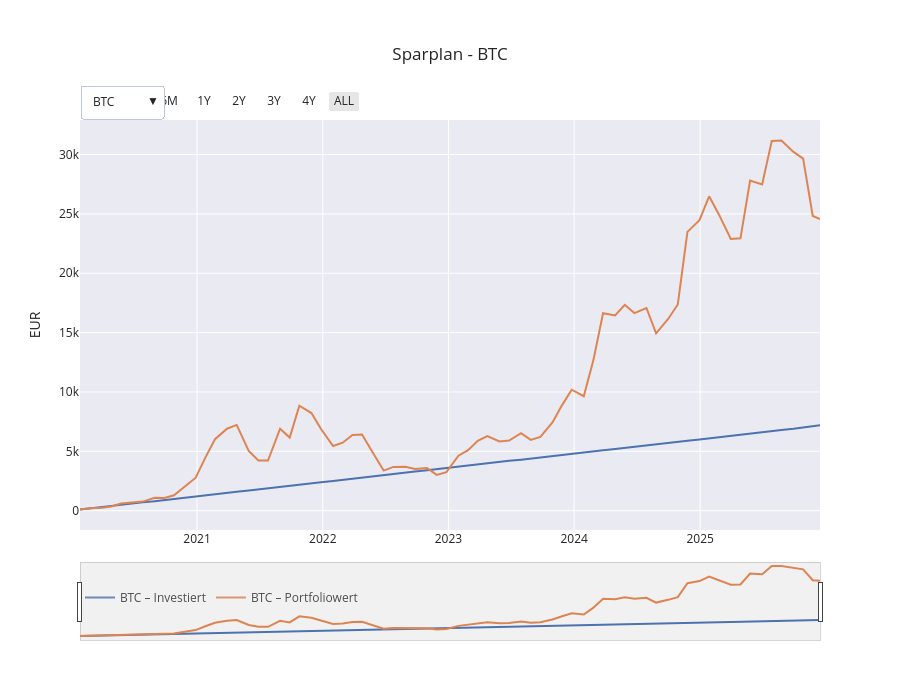

Notebook code cell kept with this figure:
### Markdown cell above
Im Folgenden wird der Sparplan mit Hilfe von Plotly visualisiert. Die Auswahl unterschiedlicher Zeiträume und Aktien, sowie Cryptowährungen ist möglich

### Code cell
import plotly.graph_objects as go

all_dropdown_tickers = ["BTC", "ETH"] + nasdaq_100_tickers

fig = go.Figure()

visibility_map = []
trace_index = 0


for ticker in all_dropdown_tickers:
    df_t = df_ts[df_ts["ticker"] == ticker]

    # Invested capital
    fig.add_trace(go.Scatter(
        x=df_t["date"],
        y=df_t["capital_invested"],
        name=f"{ticker} – Investiert",
        visible=(ticker == "BTC")
    ))

    # Portfolio value
    fig.add_trace(go.Scatter(
        x=df_t["date"],
        y=df_t["portfolio_value"],
        name=f"{ticker} – Portfoliowert",
        visible=(ticker == "BTC")
    ))

    # Visibility-Mask for Dropdown
    mask = [False] * (2 * len(all_dropdown_tickers))
    mask[trace_index] = True
    mask[trace_index + 1] = True
    visibility_map.append(mask)

    trace_index += 2

    dropdown_buttons = []

# append all tickers (nasdaq + crypto) to the dropdown list
for i, ticker in enumerate(all_dropdown_tickers):
    dropdown_buttons.append(
        dict(
            label=ticker,
            method="update",
            args=[
                {"visible": visibility_map[i]},
                {"title": f"Sparplan – {ticker}"}
            ]
        )
    )

    # add the option to select different timeframes
    fig.update_layout(
    xaxis=dict(
        rangeselector=dict(
            buttons=list([
                dict(count=6, label="6M", step="month", stepmode="backward"),
                dict(count=1, label="1Y", step="year", stepmode="backward"),
                dict(count=2, label="2Y", step="year", stepmode="backward"),
                dict(count=3, label="3Y", step="year", stepmode="backward"),
                dict(count=4, label="4Y", step="year", stepmode="backward"),
                dict(step="all", label="All")
            ])
        ),
        rangeslider=dict(visible=True),
        type="date"
    )
)

fig.update_layout(
    updatemenus=[
        dict(
            buttons=dropdown_buttons,
            direction="down",
            showactive=True,
            x=0.01,
            y=1.15
        )
    ],
    title="Sparplan - BTC",
    yaxis_title="EUR",
    hovermode="x unified",
    template="seaborn",
    legend=dict(orientation="h", y=-0.2)
)

# add a rangeslider to manually set a prefered timeframe
fig.update_xaxes(
    rangeslider=dict(
        visible=True,
        bgcolor="rgba(200,200,200,0.25)",  # greyed out
        bordercolor="rgba(150,150,150,0.4)",
        borderwidth=1
    )
)

fig.update_xaxes(
    rangeselector=dict(
        y=1.02,        # move up
        x=0.10,
        bgcolor="rgba(255,255,255,1)",
        buttons=[
            dict(count=6, label="6M", step="month", stepmode="backward"),
            dict(count=1, label="1Y", step="year", stepmode="backward"),
            dict(count=2, label="2Y", step="year", stepmode="backward"),
            dict(count=3, label="3Y", step="year", stepmode="backward"),
            dict(count=4, label="4Y", step="year", stepmode="backward"),
            dict(step="all", label="ALL")
        ]
    )
)

fig.update_layout(
    updatemenus=[
        dict(
            buttons=dropdown_buttons,
            direction="down",
            showactive=True,
            x=0,
            y=1.11,          # place higher
            xanchor="left",
            yanchor="top",
            pad={"t": 10}
        )
    ]
)

fig.update_layout(
    height=700,   # adjusted height
    margin=dict(t=120, b=60)
)



fig.show()
